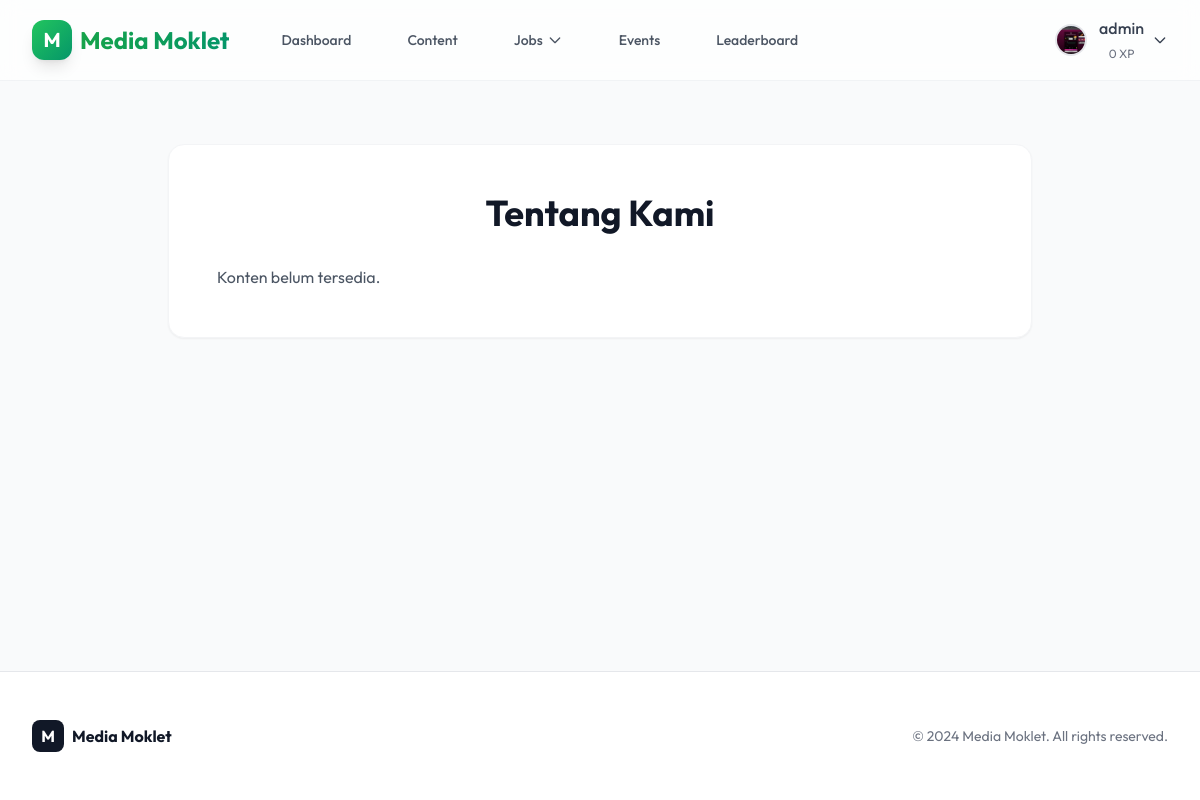
/about/ (signed in), run on an earlier commit of the app's database.
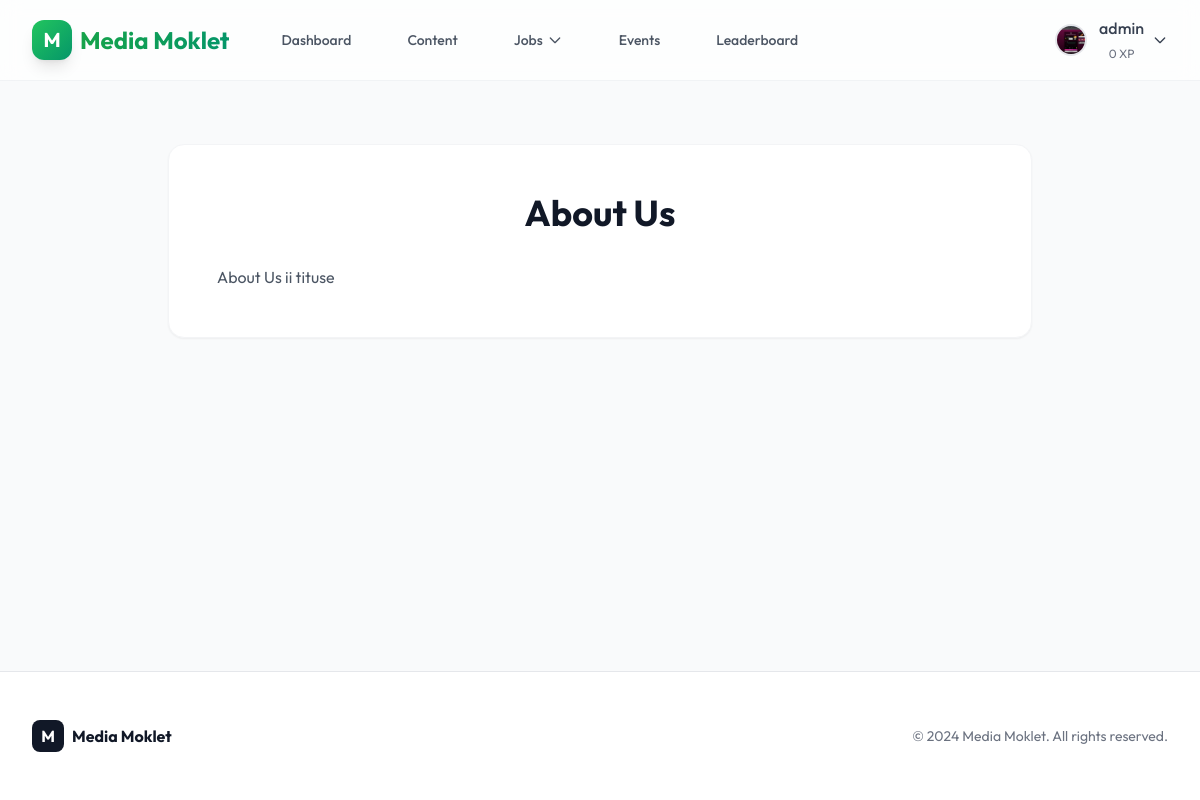
And on a later commit of the database.
### core/models_pages.py (models this page shows, shortened)
class PageContent(models.Model):
    key = models.CharField(max_length=50, unique=True, help_text="Unique key for the page (e.g., 'about')")
    title = models.CharField(max_length=200)
    content = models.TextField()
    updated_at = models.DateTimeField(auto_now=True)

### core/views.py (the view)
# urls.py: path('about/', views.about, name='about'),
def about(request):
    page = PageContent.objects.filter(key='about').first()
    if not page:
        page = PageContent(title="Tentang Kami", content="Konten belum tersedia.")
    return render(request, 'core/about.html', {'page': page})

### core/templates/core/about.html
{% extends 'core/base.html' %}
{% block content %}
<div class="max-w-4xl mx-auto px-4 py-12">
    <div class="bg-white rounded-2xl shadow-sm border border-gray-100 p-8 md:p-12 animate-fade-in-up">
        <h1 class="text-4xl font-bold text-gray-900 mb-8 text-center">{{ page.title }}</h1>
        <div class="prose prose-lg max-w-none text-gray-600">
            {{ page.content|linebreaks }}
        </div>
    </div>
</div>
{% endblock %}

What changed in the data, as far as the page shows it:
added PageContent: title "About Us", content "About Us ii tituse"
Also different on the page:
{{ page.title }}: "Tentang Kami" → (not shown)
{{ page.content|linebreaks }}: "Konten belum tersedia." → (not shown)
